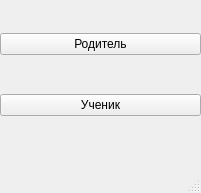
<?xml version="1.0" encoding="UTF-8"?>
<ui version="4.0">
 <class>MainWindow</class>
 <widget class="QMainWindow" name="MainWindow">
  <property name="geometry">
   <rect>
    <x>0</x>
    <y>0</y>
    <width>201</width>
    <height>193</height>
   </rect>
  </property>
  <property name="windowTitle">
   <string>MainWindow</string>
  </property>
  <widget class="QWidget" name="centralwidget">
   <widget class="QWidget" name="verticalLayoutWidget">
    <property name="geometry">
     <rect>
      <x>0</x>
      <y>0</y>
      <width>201</width>
      <height>151</height>
     </rect>
    </property>
    <layout class="QVBoxLayout" name="verticalLayout">
     <item>
      <widget class="QPushButton" name="parent_to_second_btn">
       <property name="text">
        <string>Родитель</string>
       </property>
      </widget>
     </item>
     <item>
      <widget class="QPushButton" name="student_to_second_btn">
       <property name="text">
        <string>Ученик</string>
       </property>
      </widget>
     </item>
    </layout>
   </widget>
  </widget>
  <widget class="QMenuBar" name="menubar">
   <property name="geometry">
    <rect>
     <x>0</x>
     <y>0</y>
     <width>201</width>
     <height>22</height>
    </rect>
   </property>
  </widget>
  <widget class="QStatusBar" name="statusbar"/>
 </widget>
 <resources/>
 <connections/>
</ui>
